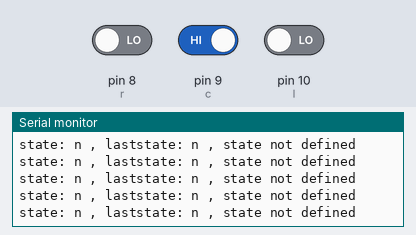
Bench run of a sketch on a simulated Arduino Uno, built with avr-gcc and run on an emulated ATmega328P. Parts: the last lines printed to the serial monitor. The inputs (shaded band) are chosen by the test bench; at power-on: pin 8 (r) LOW, pin 9 (c) HIGH, pin 10 (l) LOW.

Above: at 1.2 s.
1.3 s: pin 8 (r) driven HIGH
At 1.56 s:
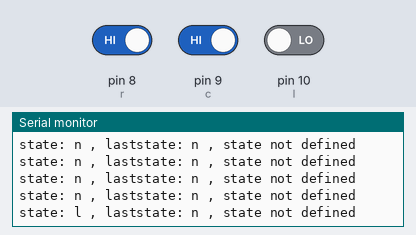
3.1 s: pin 9 (c) driven LOW
At 3.36 s:
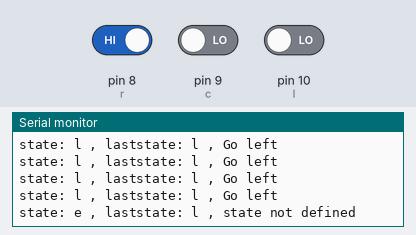
4.9 s: pin 10 (l) driven HIGH
At 5.16 s:
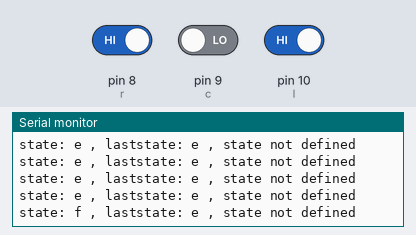
6.7 s: pin 10 (l) driven LOW
At 6.97 s:
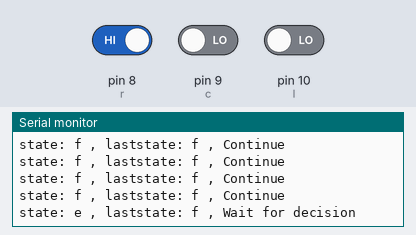
8.3 s: pin 8 (r) driven LOW
At 8.57 s:
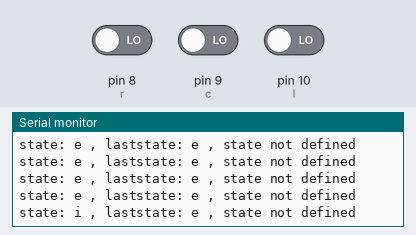
10.1 s: pin 8 (r) driven HIGH
At 10.37 s:
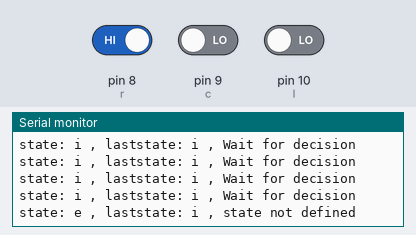

The sketch:

line_follower.ino
```cpp
int r = 8;
int c = 9;
int l = 10;

char state='n';
char laststate='n';

void setup()
{
  pinMode(r, INPUT);
  pinMode(c, INPUT);
  pinMode(l, INPUT);

  Serial.begin(9600);
}

void loop()
{
  int right = digitalRead(r);
  int center = digitalRead(c);
  int left = digitalRead(l);
//
//  Serial.print("Right: ");
//  Serial.print(right);
//  Serial.print(" , ");
//
//  Serial.print("Center: ");
//  Serial.print(center);
//  Serial.print(" , ");
//
//  Serial.print("Left: ");
//  Serial.print(left);
//  Serial.println(" , ");
//
//  delay(500);

  if((center==0) && (left==1) && (right==1)){
    state='f';
  }
  else if ((center==0) && (left==0) && (right==1)){
    state='e';
  }
  else if ((center==0) && (left==0) && (right==1)){
    state='e';
  }

  else if ((center==1) && (left==1) && (right==0)){
    state='r';
  }
  else if ((center==1) && (left==0) && (right==1)){
    state='l';
  }
  else if ((center==0) && (left==0) && (right==0)){
    state='i';
  }


  Serial.print("state: ");
  Serial.print(state);
  Serial.print(" , ");
  Serial.print("laststate: ");
  Serial.print(laststate);
  Serial.print(" , ");


  if((state=='r') && (laststate=='i')){
    Serial.println("Go right");
  }

  else if((state=='l') && (laststate=='i')){
    Serial.println("Go left");
  }
  else if((state=='l') && (laststate=='l')){
    Serial.println("Go left");
  }
  else if((state=='f') && (laststate=='i')){
    Serial.println("Go forward");
  }
  else if((state=='f') && (laststate=='f')){
    Serial.println("Continue");
  }
  else if((state=='i') && (laststate=='f')){
    Serial.println("Wait for decision");
  }
  else if((state=='l') && (laststate=='f')){
    Serial.println("go left");
  }
  else if((state=='r') && (laststate=='f')){
    Serial.println("go right");
  }
  else if((state=='r') && (laststate=='r')){
    Serial.println("go right");
  }
  else if((state=='e') && (laststate=='f')){
    Serial.println("Wait for decision");
  }
  else if((state=='i') && (laststate=='i')){
    Serial.println("Wait for decision");
  }
  else{
    Serial.println("state not defined");
  }

  laststate=state;
  delay(200);
}
```

Measured:
- after the input at 1.3 s, the serial monitor: prints a new line after 0.10 s (image 1)
- after the input at 3.1 s, the serial monitor: prints a new line after 0.11 s (image 2)
- after the input at 4.9 s, the serial monitor: prints a new line after 0.11 s (image 3)
- after the input at 6.7 s, the serial monitor: prints a new line after 0.11 s (image 4)
- after the input at 8.3 s, the serial monitor: prints a new line after 0.12 s (image 5)
- after the input at 10.1 s, the serial monitor: prints a new line after 0.12 s (image 6)
